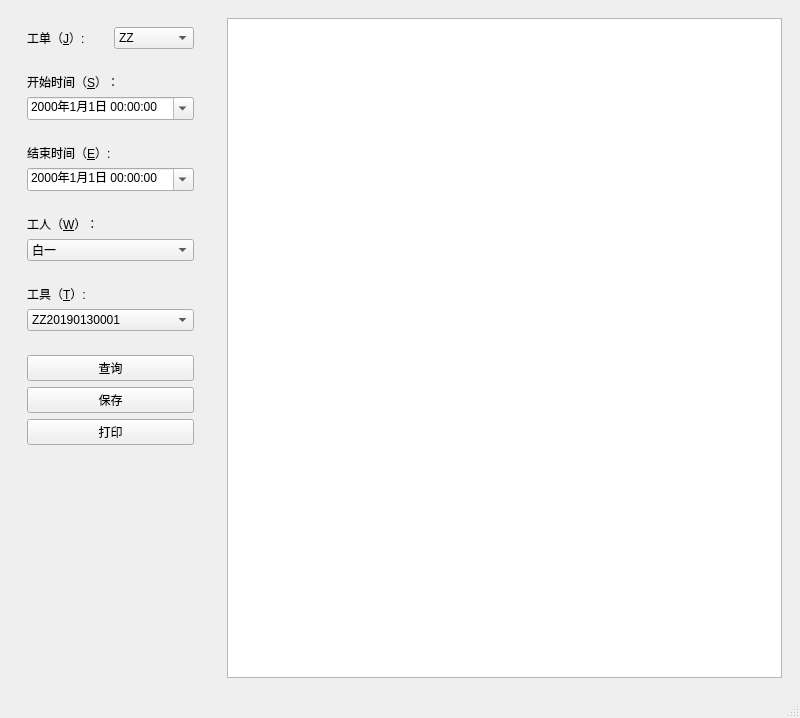
<?xml version="1.0" encoding="UTF-8"?>
<ui version="4.0">
 <class>QByJobs</class>
 <widget class="QMainWindow" name="QByJobs">
  <property name="geometry">
   <rect>
    <x>0</x>
    <y>0</y>
    <width>800</width>
    <height>718</height>
   </rect>
  </property>
  <property name="windowTitle">
   <string>MainWindow</string>
  </property>
  <widget class="QWidget" name="centralwidget">
   <layout class="QHBoxLayout" name="horizontalLayout_2">
    <item>
     <widget class="QWidget" name="widget" native="true">
      <property name="sizePolicy">
       <sizepolicy hsizetype="Fixed" vsizetype="Expanding">
        <horstretch>0</horstretch>
        <verstretch>0</verstretch>
       </sizepolicy>
      </property>
      <layout class="QFormLayout" name="formLayout">
       <item row="0" column="0" colspan="2">
        <widget class="QWidget" name="widget_3" native="true">
         <layout class="QHBoxLayout" name="horizontalLayout">
          <item>
           <widget class="QLabel" name="label">
            <property name="text">
             <string>工单（&amp;J）:</string>
            </property>
            <property name="buddy">
             <cstring>comboBox</cstring>
            </property>
           </widget>
          </item>
          <item>
           <widget class="QComboBox" name="comboBox">
            <item>
             <property name="text">
              <string>ZZ</string>
             </property>
            </item>
           </widget>
          </item>
         </layout>
        </widget>
       </item>
       <item row="1" column="0" colspan="2">
        <widget class="QWidget" name="widget_4" native="true">
         <layout class="QVBoxLayout" name="verticalLayout_2">
          <item>
           <widget class="QLabel" name="label_2">
            <property name="text">
             <string>开始时间（&amp;S）：</string>
            </property>
            <property name="buddy">
             <cstring>start</cstring>
            </property>
           </widget>
          </item>
          <item>
           <widget class="QDateTimeEdit" name="start">
            <property name="displayFormat">
             <string>yyyy年M月d日 HH:mm:ss</string>
            </property>
            <property name="calendarPopup">
             <bool>true</bool>
            </property>
           </widget>
          </item>
         </layout>
        </widget>
       </item>
       <item row="2" column="0" colspan="2">
        <widget class="QWidget" name="widget_5" native="true">
         <layout class="QVBoxLayout" name="verticalLayout_3">
          <item>
           <widget class="QLabel" name="label_3">
            <property name="text">
             <string>结束时间（&amp;E）:</string>
            </property>
            <property name="buddy">
             <cstring>end</cstring>
            </property>
           </widget>
          </item>
          <item>
           <widget class="QDateTimeEdit" name="end">
            <property name="displayFormat">
             <string>yyyy年M月d日 HH:mm:ss</string>
            </property>
            <property name="calendarPopup">
             <bool>true</bool>
            </property>
           </widget>
          </item>
         </layout>
        </widget>
       </item>
       <item row="4" column="0" colspan="2">
        <widget class="QWidget" name="widget_8" native="true">
         <layout class="QVBoxLayout" name="verticalLayout_5">
          <item>
           <widget class="QLabel" name="label_5">
            <property name="text">
             <string>工具（&amp;T）:</string>
            </property>
            <property name="buddy">
             <cstring>toolBox</cstring>
            </property>
           </widget>
          </item>
          <item>
           <widget class="QComboBox" name="toolBox">
            <item>
             <property name="text">
              <string>ZZ20190130001</string>
             </property>
            </item>
            <item>
             <property name="text">
              <string>ZZ20190131002</string>
             </property>
            </item>
            <item>
             <property name="text">
              <string>ZZ20190201001</string>
             </property>
            </item>
            <item>
             <property name="text">
              <string>ZZ20190201002</string>
             </property>
            </item>
            <item>
             <property name="text">
              <string>ZZ20190201003</string>
             </property>
            </item>
            <item>
             <property name="text">
              <string>ZZ20190201004</string>
             </property>
            </item>
            <item>
             <property name="text">
              <string>ZZ20190204001</string>
             </property>
            </item>
            <item>
             <property name="text">
              <string>ZZ20190216001</string>
             </property>
            </item>
           </widget>
          </item>
         </layout>
        </widget>
       </item>
       <item row="5" column="0" colspan="2">
        <widget class="QWidget" name="widget_7" native="true">
         <layout class="QVBoxLayout" name="verticalLayout_6">
          <item>
           <widget class="QPushButton" name="pushButton">
            <property name="text">
             <string>查询</string>
            </property>
           </widget>
          </item>
          <item>
           <widget class="QPushButton" name="pushButton_2">
            <property name="text">
             <string>保存</string>
            </property>
           </widget>
          </item>
          <item>
           <widget class="QPushButton" name="pushButton_3">
            <property name="text">
             <string>打印</string>
            </property>
           </widget>
          </item>
         </layout>
        </widget>
       </item>
       <item row="3" column="0" colspan="2">
        <widget class="QWidget" name="widget_6" native="true">
         <layout class="QVBoxLayout" name="verticalLayout_4">
          <item>
           <widget class="QLabel" name="label_4">
            <property name="text">
             <string>工人（&amp;W）：</string>
            </property>
            <property name="buddy">
             <cstring>workBox</cstring>
            </property>
           </widget>
          </item>
          <item>
           <widget class="QComboBox" name="workBox">
            <item>
             <property name="text">
              <string>白一</string>
             </property>
            </item>
            <item>
             <property name="text">
              <string>洪二</string>
             </property>
            </item>
            <item>
             <property name="text">
              <string>張三</string>
             </property>
            </item>
           </widget>
          </item>
         </layout>
        </widget>
       </item>
      </layout>
     </widget>
    </item>
    <item>
     <widget class="QWidget" name="widget_2" native="true">
      <layout class="QVBoxLayout" name="verticalLayout">
       <item>
        <widget class="QTableView" name="tableView"/>
       </item>
      </layout>
     </widget>
    </item>
   </layout>
  </widget>
  <widget class="QMenuBar" name="menubar">
   <property name="geometry">
    <rect>
     <x>0</x>
     <y>0</y>
     <width>800</width>
     <height>26</height>
    </rect>
   </property>
  </widget>
  <widget class="QStatusBar" name="statusbar"/>
 </widget>
 <tabstops>
  <tabstop>comboBox</tabstop>
  <tabstop>start</tabstop>
  <tabstop>end</tabstop>
  <tabstop>workBox</tabstop>
  <tabstop>toolBox</tabstop>
  <tabstop>pushButton</tabstop>
  <tabstop>pushButton_2</tabstop>
  <tabstop>pushButton_3</tabstop>
  <tabstop>tableView</tabstop>
 </tabstops>
 <resources/>
 <connections/>
</ui>
